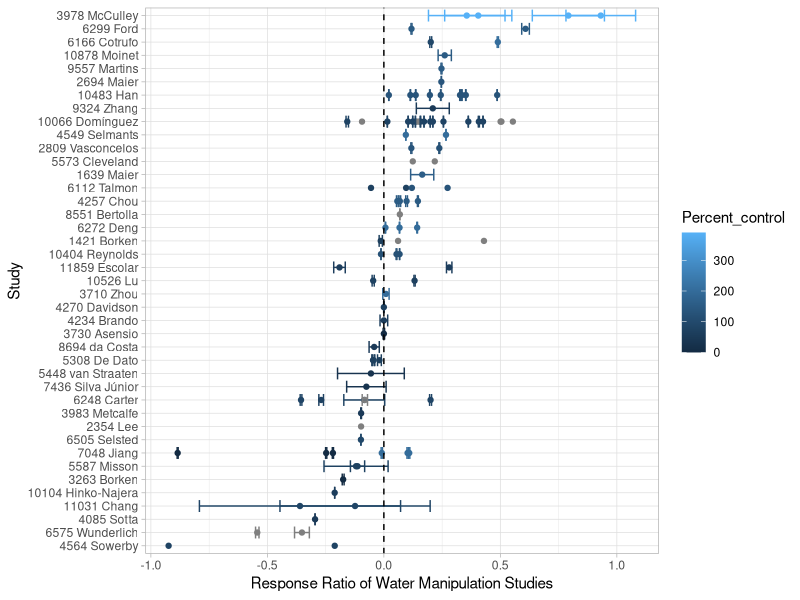
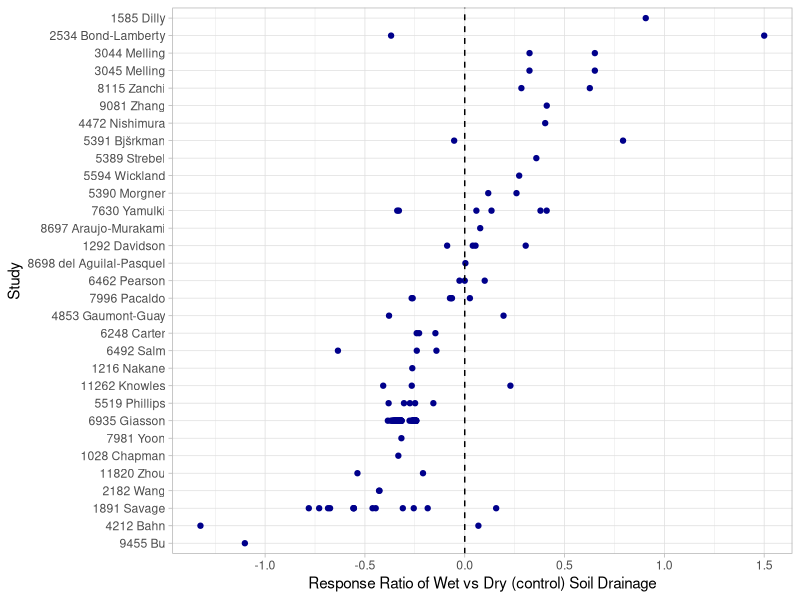

Source code (R) for these figures, in order:
## ---- chunk 1
# Load packages
library(readr)
library(dplyr)
library(tidyr)
library(ggplot2)
library(kableExtra)
library(forcats)

# test change

# Read in SRDB
srdb_raw <- read_csv("./rs/srdb-data.csv")
srdb_raw %>% 
  select(Study_number, Record_number, Author, Study_midyear, Latitude, Ecosystem_type, 
         Manipulation, Manipulation_level, Meas_method,
         Rs_annual, Soil_drainage, Elevation) -> srdb

# Will turn this into a function once it works!!
# search_srdb <- function(srdb, data, column) {
#   # Function to search the Soil Respiration Database for specific data in a specified column
#   # Function will take in `srdb` (data frame of SRDB data), `data` a vector of values to search, and
#   # `column` chatacter string of the column name to search within; returns a dataframe with search results
#   
#   cat("Searching database for...", data,"...in the", column, "column")
#   
#   dplyr::filter(srdb, grepl(paste(data, collapse = "|"), x = column))
  
# }
## ---- chunk 2

# Filter for studies with water manipulations
grep_string <- "^(Irrigat[a-z]*|Drought|Precipitation amount change)$"
srdb %>% 
  # Studies with manipulations that start with "Irrigat" or "Drought" or are "Precipitation amount change"
  filter(grepl(grep_string, Manipulation, ignore.case = TRUE)) %>% 
  distinct(Study_number) %>% 
  left_join(srdb, by = "Study_number") %>%
  # Filter for rows with control and irrigation rows
  group_by(Study_number) %>% 
  filter(Manipulation == "None" |
           grepl(grep_string, Manipulation, ignore.case = TRUE))  -> water_manipulations

# Summarise and count the number of studies
water_manipulations %>% 
  group_by(Ecosystem_type) %>% 
  summarise(n_studies = length(unique(Study_number)), .groups = "drop") %>% 
  mutate(M_Type = "Water manipulation") %>% 
  arrange(desc(n_studies)) %>% 
  rename(Ecosystem_Type = Ecosystem_type) %>% 
  select(M_Type, Ecosystem_Type, n_studies) -> wm_summary

# Make table display
kable(wm_summary) %>% kable_styling(full_width = FALSE)

# Summary table
water_manipulations %>% 
  filter(Ecosystem_type %in% c("Forest", "Grassland", "Agriculture")) %>%
  group_by(Ecosystem_type, Manipulation, Manipulation_level) %>% 
  summarise(n_obs = n(), .groups = "drop")

# Read in extra (non-SRDB) data on N, treatment level, Rs s.d., and merge in
# This is the google sheet, directly downloaded
read_csv("rs/Variance and N - Water manipulations.csv", skip = 2, col_types = "ddcdcccdcddddddc") %>% 
  select(Record_number, N, SD_Rs_annual, Percent_control) %>% 
  right_join(water_manipulations, by = "Record_number") ->
  water_manipulations

# Isolate control row (manipulation of "None") and use that to compute response ratio
water_manipulations %>% 
  filter(Manipulation == "None") %>% 
  # Some studies have more than one site; latitude is a proxy for site here
  group_by(Study_number, Ecosystem_type, Study_midyear, Latitude, Meas_method) %>% 
  summarise(Rs_none = mean(Rs_annual, na.rm = TRUE),
            Rs_SD_none = mean(SD_Rs_annual, na.rm = TRUE),
            N_none = mean(N, na.rm = TRUE), .groups = "drop") %>% 
  filter(!is.na(Rs_none)) %>% 
  left_join(water_manipulations, by = c("Study_number", "Ecosystem_type",
                                        "Study_midyear", "Latitude", "Meas_method")) %>% 
  mutate(rr = log(Rs_annual / Rs_none), 
         rr_var = SD_Rs_annual ^ 2 / (N * Rs_annual ^ 2) + 
           Rs_SD_none ^ 2 / (N_none * Rs_none ^ 2),  # Eq. 1 in Hedges (1999)
         Study = paste(Study_number, Author)) %>% 
  filter(Manipulation != "None", !is.na(rr)) ->
  wm_response_ratios

  ggplot(wm_response_ratios, aes(x = rr, y = fct_reorder(Study, rr), color = Percent_control)) + 
    geom_point() + 
    geom_errorbarh(aes(xmin = rr - rr_var, xmax = rr + rr_var), na.rm = TRUE) +
    geom_vline(xintercept = 0, linetype = "dashed") + 
    labs(x = "Response Ratio of Water Manipulation Studies", y = "Study") +
    theme_light()

## ---- chunk 3

drainage <- c("Dry", "Wet")
# Need studies that have BOTH dry and wet drainage 

srdb %>%   
  group_by(Study_number) %>% 
  filter(grepl(paste(drainage, collapse = "|"), x = Soil_drainage)) %>% 
  # Count the number of unique soil drainage types per study 
  summarise(n_drain = length(unique(Soil_drainage)), .groups = "drop") %>% 
  # We only want studies with 2 or more soil drainage types
  filter(n_drain > 1) %>% 
  left_join(srdb, by = "Study_number") -> drainage_type

drainage_type %>% 
  group_by(Ecosystem_type) %>% 
  summarise(n_studies = length(unique(Study_number)), .groups = "drop") %>% 
  mutate(M_Type = "Soil drainage") %>% 
  arrange(desc(n_studies)) %>% 
  rename(Ecosystem_Type = Ecosystem_type) %>% 
  select(M_Type, Ecosystem_Type, n_studies) -> drain_summary

kable(drain_summary) %>% kable_styling(full_width = FALSE)

drainage_type %>% 
  filter(Ecosystem_type %in% c("Forest", "Grassland", "Agriculture")) %>% 
  group_by(Ecosystem_type, Soil_drainage) %>% 
  summarise(n_obs = n(), .groups = "drop")

# Isolate soil "wet" row and use that as 'treatment' to compute response ratio
drainage_type %>% 
  filter(Manipulation == "None", Soil_drainage == "Wet") %>% 
  group_by(Study_number, Ecosystem_type, Study_midyear) %>% 
  summarise(Rs_wet = mean(Rs_annual, na.rm = TRUE), .groups = "drop") %>% 
  filter(!is.na(Rs_wet)) %>% 
  left_join(drainage_type, by = c("Study_number", "Ecosystem_type", "Study_midyear")) %>% 
  filter(Soil_drainage == "Dry") %>% 
  mutate(rr = log(Rs_wet / Rs_annual), 
         Study = paste(Study_number, Author)) -> drainage_resp

  ggplot(drainage_resp, aes(x = rr, y = fct_reorder(Study, rr))) + 
    geom_point(colour = "darkblue") + 
    geom_vline(xintercept = 0, linetype = "dashed") + 
    labs(x = "Response Ratio of Wet vs Dry (control) Soil Drainage", y = "Study") +
    theme_light()

## ---- chunk 4

# We only want to see the number of studies for forest ecosystems 

bind_rows(wm_summary, drain_summary) %>% 
  filter(Ecosystem_Type == "Forest") %>% kable() %>% kable_styling(full_width = FALSE)

water_manipulations %>% 
  bind_rows(drainage_type) %>%
  ungroup %>% 
  filter(Ecosystem_type %in% c("Forest", "Grassland", "Agriculture")) %>% 
  group_by(Ecosystem_type, Manipulation) %>% 
  summarise(n_Rs_annual = length(!is.na(Rs_annual)), .groups = "drop") %>% 
  arrange(desc(n_Rs_annual)) %>% 
  kable() %>% kable_styling(full_width = FALSE)
